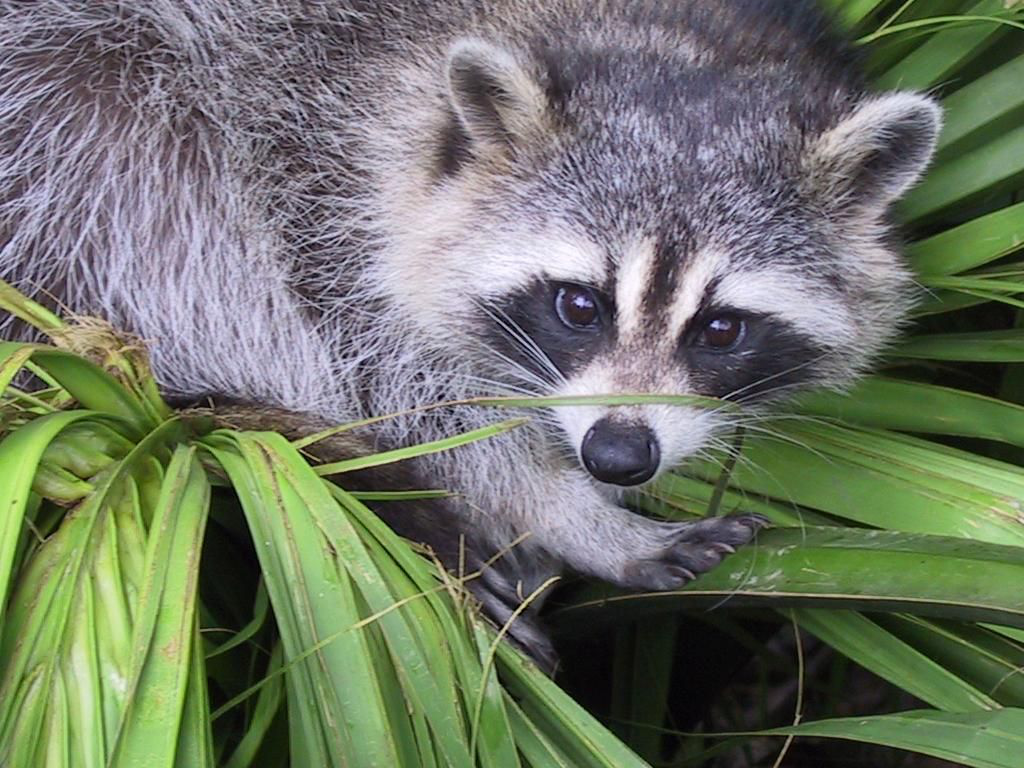
#> input picture TD05/raccoon.png, 1024 x 768 px, found by its file name
$ python image_proc.py
#> lines starting #> are read from the running program, lines starting #| are printed output that depends on the picture
import matplotlib.pyplot as plt
import numpy as np


img = plt.imread("./TD05/raccoon.png")
#> img is the input picture: shape (768, 1024, 4) float32; mean R, G, B, A 0.434, 0.462, 0.401, 1
#Convert to int
img = img * 255
img = img.astype(int)

#Remove the transparency component
img = img[:,:,0:3]
#> img: shape (768, 1024, 3) int64

def grayscale(img):
    return (img[:,:,0] * 0.3  + \
            img[:,:,1] * 0.59 + \
            img[:,:,2] * 0.11).astype(int)

gray_img = grayscale(img)
#> in grayscale, `return (img[:,:,0] * 0.3  + \ img[:,:,1] * 0.59 + \ img[:,:,2] * 0.11)..`:
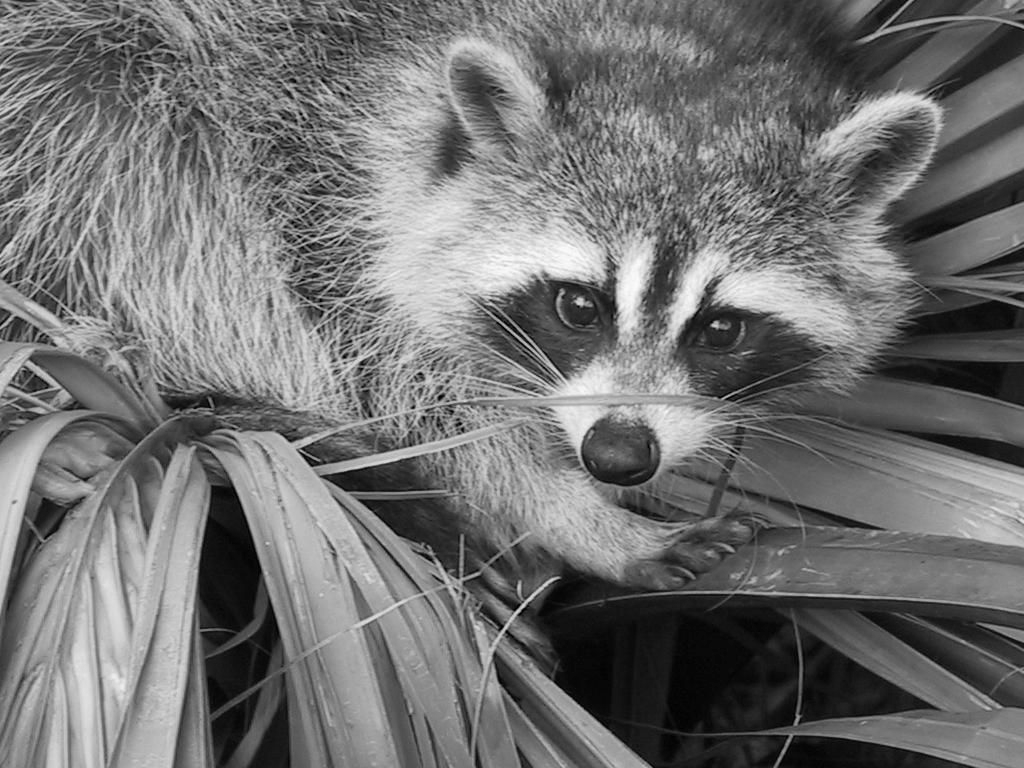
#> returned value: shape (768, 1024) int64; min 0, max 253, mean 113.4

def histogram(gray_img):
    hist = np.zeros(256)
    np.add.at(hist, gray_img, 1)
    return hist / np.sum(hist)

def plot_intensity(gray_img):
    hist = histogram(gray_img)
    x = np.arange(len(hist))

    fig, (img_plt, hist_plt) = plt.subplots(1, 2, figsize=(15, 5))
    img_plt.set_title("Image")
    img_plt.imshow(gray_img, cmap="gray")

    hist_plt.plot(x, hist)
    hist_plt.fill_between(x, hist)
    hist_plt.set_xlabel("Intensity")
    hist_plt.set_ylabel("Percentage")
    hist_plt.set_title("Image Histogram")
    plt.show(block=True)

def centile(gray_img):
    return np.percentile(gray_img, 2), np.percentile(gray_img, 98)

def find_corrections(gray_img):
    p2, p98 = centile(gray_img)

    contrast_vector = np.array([[0], [255]])
    centiles_vector = np.array([[p2, 1], [p98, 1]])
    corrections = np.linalg.solve(centiles_vector, contrast_vector)
    return corrections[0], corrections[1]

def auto_contrast(gray_img):
    contrast_correction, intensity_contrast = find_corrections(gray_img)
#> in find_corrections, `p2, p98 = centile(gray_img)`: p2 = 12; p98 = 214
#> in find_corrections, `centiles_vector = np.array([[p2, 1], [p98, 1]])`: centiles_vector = [[12, 1], [214, 1]]
#> in find_corrections, `corrections = np.linalg.solve(centiles_vector, contrast_vector)`: corrections = [1.26, -15.15]
    corrected_img = (contrast_correction * gray_img[:, :] + np.full_like(gray_img, intensity_contrast))
    return np.clip(corrected_img[:, :], 0, 255).astype(int)

corrected_gray_img = auto_contrast(gray_img)
#> in auto_contrast, `contrast_correction, intensity_contrast = find_corrections(gray_img)`: contrast_correction = [1.26]; intensity_contrast = [-15.15]
#> in auto_contrast, `return np.clip(corrected_img[:, :], 0, 255).astype(int)`:
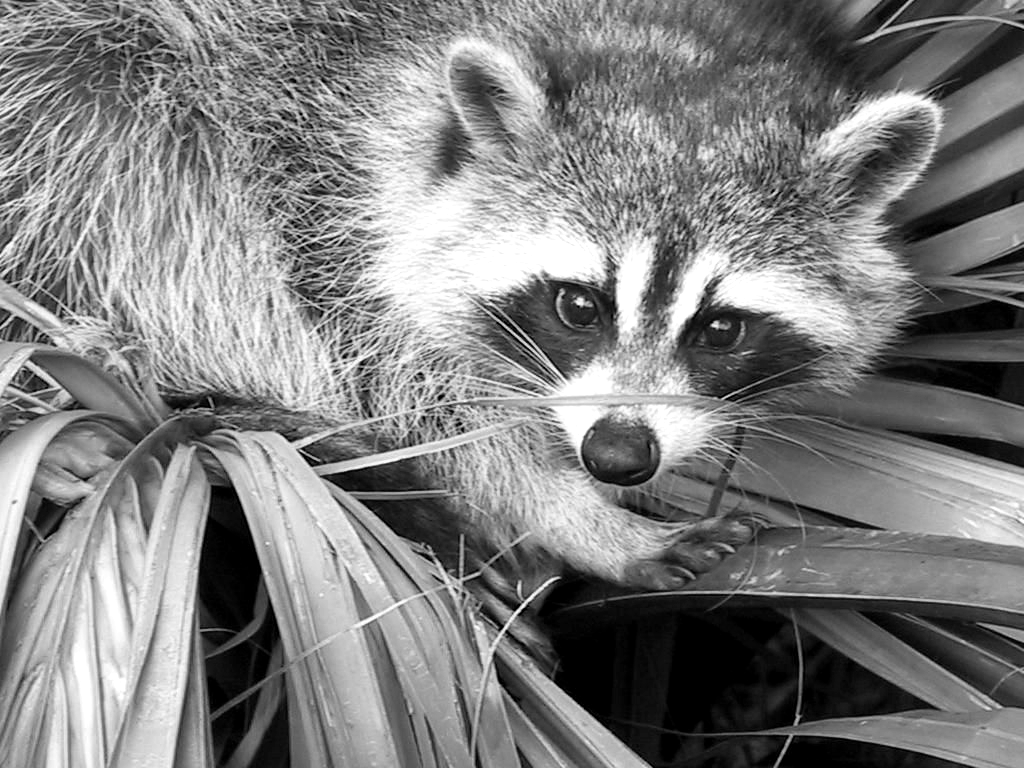
#> returned value: shape (768, 1024) int64; min 0, max 255, mean 127.5
plot_intensity(gray_img)
#> in plot_intensity, `hist = histogram(gray_img)`: hist = 256 values, max 0.00675 at index 118, min 0 at index 254, mean 0.00391
#> in plot_intensity, `x = np.arange(len(hist))`: x = 256 values from 0 to 255
plot_intensity(corrected_gray_img)

def plot_color_intensities(img):
    bins_r = histogram(img[:,:,0])
    bins_g = histogram(img[:,:,1])
    bins_b = histogram(img[:,:,2])
    x = np.linspace(0, 255, 256)

    fig, (img_plt, hist_plt) = plt.subplots(1, 2, figsize=(15, 5))
    img_plt.set_title("Image")
    img_plt.imshow(img, norm=None)

    hist_plt.plot(x, bins_r)
    hist_plt.plot(x, bins_g)
    hist_plt.plot(x, bins_b)
    hist_plt.fill_between(x, bins_r, color="#FF000055")
    hist_plt.fill_between(x, bins_g, color="#00FF0055")
    hist_plt.fill_between(x, bins_b, color="#0000FF55")
    hist_plt.set_xlabel("Intensity")
    hist_plt.set_ylabel("Percentage")
    hist_plt.set_title("Image Histogram")
    plt.show(block=True)

def to_YCbCr(img):
    v = np.array([0, 128, 128])
    rgb2ycbcr = np.array([[0.299, 0.587, 0.114], [-0.168736, -0.331264, 0.5], [0.5, -0.418688, -0.081312]])
    tmp = np.dot(img, rgb2ycbcr.T)+v
    tmp = tmp.astype(int)
    return np.clip(tmp, 0, 255)

def to_RGB(img):
    v = np.array([0, 128, 128])
    ycbcr2rgb = np.array([[1, 0, 1.402], [1, -0.344136, -0.714136], [1, 1.772, 0]])
    tmp = img-v
    tmp = np.dot(tmp, ycbcr2rgb.T)
    tmp = tmp.astype(int)
    return np.clip(tmp, 0, 255)


def test_convertion(img):
    ycc = to_YCbCr(img)
    rgb = to_RGB(ycc)
    diff = np.absolute(img - rgb)
    print("Min, Max and Mean, of differences between original image and convert-reconvert image : {}, {}, {}".format(
                np.min(diff), np.max(diff), np.mean(diff)))

def auto_contrast_YCbCr(img):
    ycbcr = to_YCbCr(img)
    ycbcr[:,:,0] = auto_contrast(ycbcr[:,:,0])
    return to_RGB(ycbcr)

corrected_img = auto_contrast_YCbCr(img)
#> in auto_contrast_YCbCr, `ycbcr[:,:,0] = auto_contrast(ycbcr[:,:,0])`:
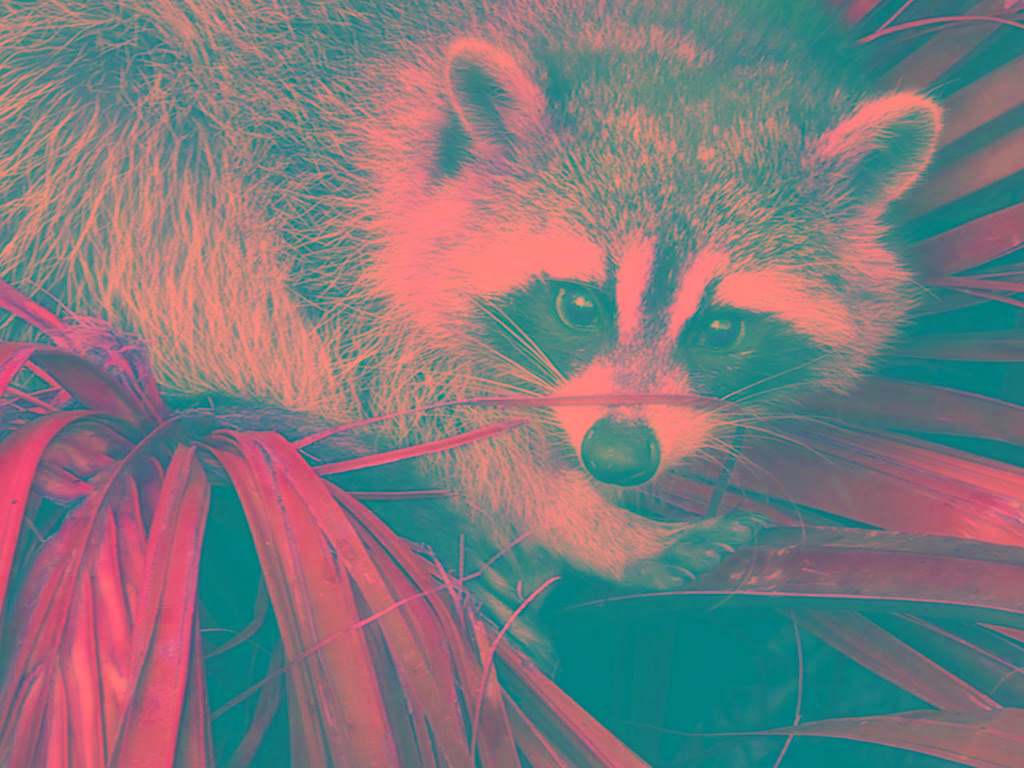
#> ycbcr: shape (768, 1024, 3) int64; mean R, G, B 127.4, 120.8, 125.3
#> in to_RGB, `tmp = img-v`:
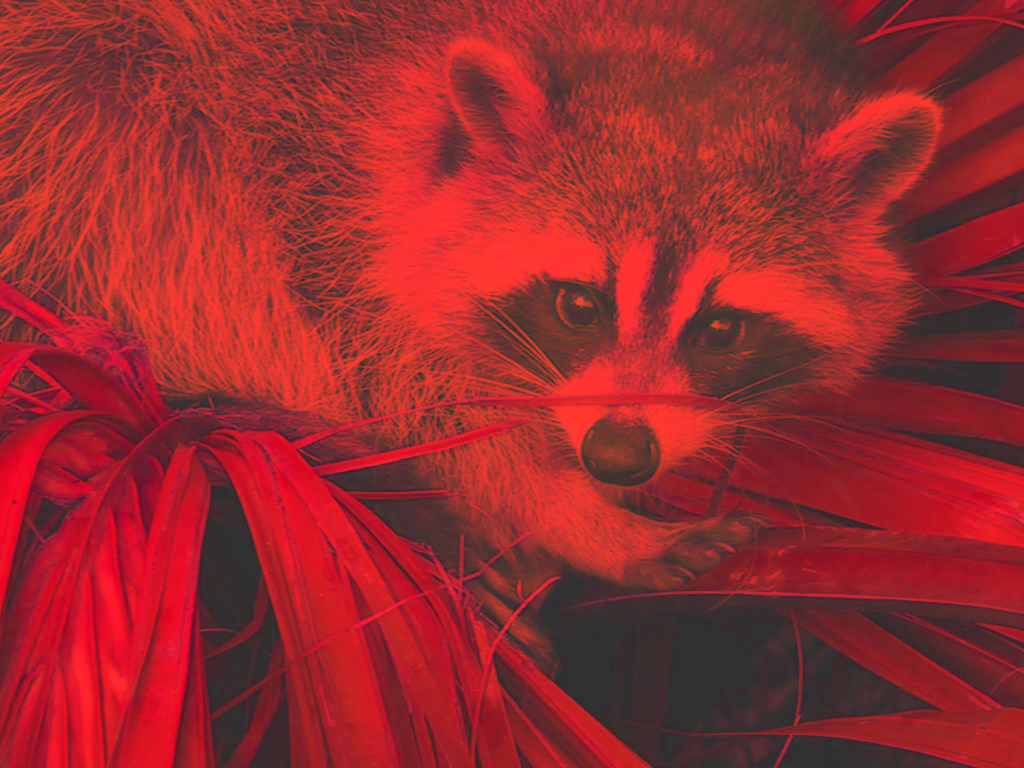
#> tmp: shape (768, 1024, 3) int64; mean R, G, B 127.4, -7.2, -2.7; drawn with min black and max white
#> in to_RGB, `return np.clip(tmp, 0, 255)`:
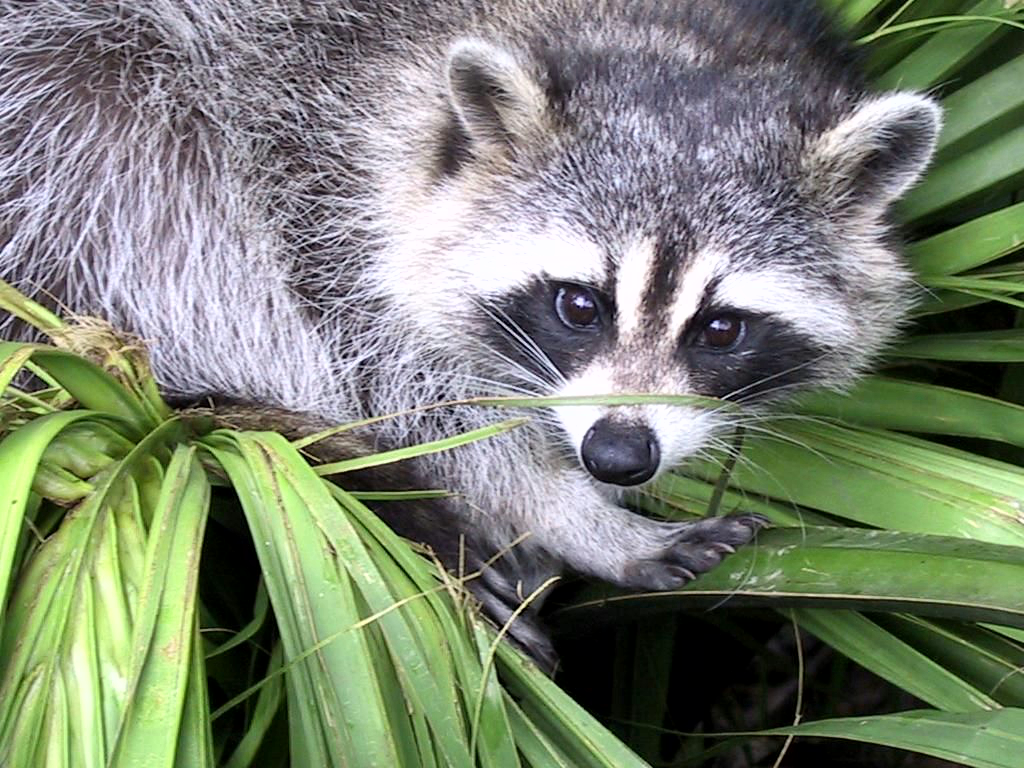
#> returned value: shape (768, 1024, 3) int64; mean of channels 0, 1, 2 123, 131.3, 114.1; drawn as R, G, B
plot_color_intensities(img)
#> in plot_color_intensities, `bins_r = histogram(img[:,:,0])`: bins_r = 256 values, max 0.00658 at index 98, min 3.81e-06 at index 255, mean 0.00391
#> in plot_color_intensities, `bins_g = histogram(img[:,:,1])`: bins_g = 256 values, max 0.00647 at index 140, min 0 at index 253, mean 0.00391
#> in plot_color_intensities, `bins_b = histogram(img[:,:,2])`: bins_b = 256 values, max 0.00754 at index 10, min 0.000221 at index 254, mean 0.00391
#> in plot_color_intensities, `plt.show(block=True)`:
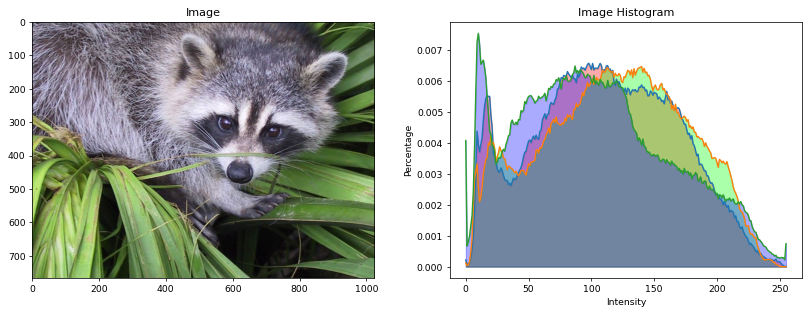
#> figure drawn by matplotlib, 2 panels; panel 2: curve peaks at x = 98, y = 0.00658; panel 2: curve peaks at x = 140, y = 0.00647; panel 2: curve peaks at x = 10, y = 0.00754
plot_color_intensities(corrected_img)
#> in plot_color_intensities (call 2), `bins_r = histogram(img[:,:,0])`: bins_r = 256 values, max 0.0287 at index 0, min 0.000688 at index 254, mean 0.00391
#> in plot_color_intensities (call 2), `bins_g = histogram(img[:,:,1])`: bins_g = 256 values, max 0.018 at index 0, min 0.0017 at index 5, mean 0.00391
#> in plot_color_intensities (call 2), `bins_b = histogram(img[:,:,2])`: bins_b = 256 values, max 0.0439 at index 0, min 0.00118 at index 247, mean 0.00391
#> in plot_color_intensities (call 2), `plt.show(block=True)`:
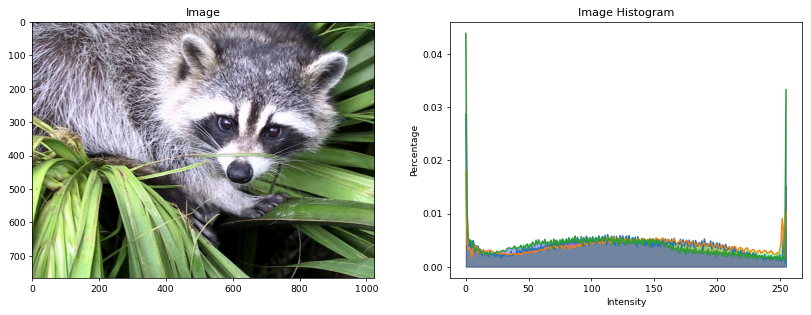
#> figure drawn by matplotlib, 2 panels; panel 2: curve peaks at x = 0, y = 0.0287; panel 2: curve peaks at x = 0, y = 0.018; panel 2: curve peaks at x = 0, y = 0.0439
